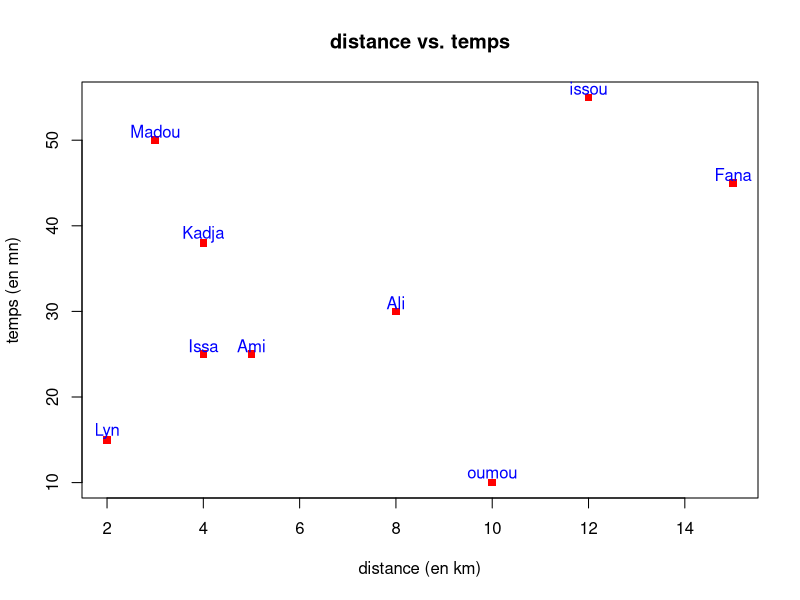

This chart was generated by the following R code:
#le temps et la distance qu'ils font avant d'arriver à la destination 

dist = c(2, 4, 5, 3, 15, 10, 4, 12, 8)
temp = c(15, 25, 25, 50, 45, 10, 38, 55, 30)
nom = c("Lyn", "Issa", "Ami", "Madou", "Fana", "oumou", "Kadja", "issou", "Ali")
genre = c("F", "H", "F", "H", "F", "F", "F", "H", "H")

plot( dist, temp, main = "distance vs. temps", 
    xlab = "distance (en km)", ylab = "temps (en mn)", col="red", pch=15 )


text(dist, temp+1, labels = nom, col = "blue", )

dist(seq(2,12, by=1 ))

